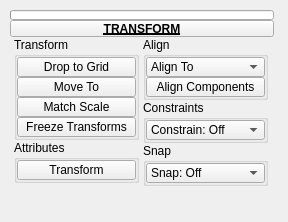
<?xml version="1.0" encoding="UTF-8"?>
<ui version="4.0">
 <class>QtUi</class>
 <widget class="QMainWindow" name="QtUi">
  <property name="enabled">
   <bool>true</bool>
  </property>
  <property name="geometry">
   <rect>
    <x>0</x>
    <y>0</y>
    <width>288</width>
    <height>222</height>
   </rect>
  </property>
  <property name="minimumSize">
   <size>
    <width>111</width>
    <height>0</height>
   </size>
  </property>
  <property name="maximumSize">
   <size>
    <width>999</width>
    <height>999</height>
   </size>
  </property>
  <property name="windowTitle">
   <string>Toolkit</string>
  </property>
  <property name="tabShape">
   <enum>QTabWidget::Triangular</enum>
  </property>
  <property name="dockNestingEnabled">
   <bool>true</bool>
  </property>
  <property name="dockOptions">
   <set>QMainWindow::AllowNestedDocks|QMainWindow::AllowTabbedDocks|QMainWindow::AnimatedDocks|QMainWindow::ForceTabbedDocks</set>
  </property>
  <widget class="QWidget" name="mainWindow">
   <widget class="QWidget" name="layoutWidget_2">
    <property name="geometry">
     <rect>
      <x>10</x>
      <y>10</y>
      <width>264</width>
      <height>181</height>
     </rect>
    </property>
    <layout class="QGridLayout" name="gridLayout_2">
     <property name="spacing">
      <number>0</number>
     </property>
     <item row="1" column="1" colspan="2">
      <widget class="PushButtonDraggable" name="draggable_header">
       <property name="minimumSize">
        <size>
         <width>19</width>
         <height>17</height>
        </size>
       </property>
       <property name="maximumSize">
        <size>
         <width>999</width>
         <height>17</height>
        </size>
       </property>
       <property name="font">
        <font>
         <weight>75</weight>
         <bold>true</bold>
         <underline>true</underline>
        </font>
       </property>
       <property name="text">
        <string>TRANSFORM</string>
       </property>
       <property name="checkable">
        <bool>true</bool>
       </property>
      </widget>
     </item>
     <item row="2" column="1" colspan="2">
      <layout class="QGridLayout" name="gridLayout"/>
     </item>
     <item row="3" column="1" colspan="2">
      <layout class="QHBoxLayout" name="horizontalLayout">
       <item>
        <layout class="QVBoxLayout" name="verticalLayout">
         <property name="spacing">
          <number>0</number>
         </property>
         <item>
          <widget class="QGroupBox" name="Transform">
           <property name="minimumSize">
            <size>
             <width>125</width>
             <height>0</height>
            </size>
           </property>
           <property name="maximumSize">
            <size>
             <width>125</width>
             <height>999</height>
            </size>
           </property>
           <property name="title">
            <string>Transform</string>
           </property>
           <layout class="QVBoxLayout" name="verticalLayout_3">
            <property name="spacing">
             <number>0</number>
            </property>
            <property name="leftMargin">
             <number>0</number>
            </property>
            <property name="topMargin">
             <number>0</number>
            </property>
            <property name="rightMargin">
             <number>0</number>
            </property>
            <property name="bottomMargin">
             <number>0</number>
            </property>
            <item>
             <widget class="PushButton" name="tb000">
              <property name="enabled">
               <bool>true</bool>
              </property>
              <property name="sizePolicy">
               <sizepolicy hsizetype="Preferred" vsizetype="Fixed">
                <horstretch>0</horstretch>
                <verstretch>0</verstretch>
               </sizepolicy>
              </property>
              <property name="minimumSize">
               <size>
                <width>0</width>
                <height>20</height>
               </size>
              </property>
              <property name="maximumSize">
               <size>
                <width>999</width>
                <height>20</height>
               </size>
              </property>
              <property name="toolTip">
               <string>Move selected object to grid.</string>
              </property>
              <property name="layoutDirection">
               <enum>Qt::LeftToRight</enum>
              </property>
              <property name="text">
               <string>Drop to Grid</string>
              </property>
             </widget>
            </item>
            <item>
             <widget class="QPushButton" name="b005">
              <property name="enabled">
               <bool>true</bool>
              </property>
              <property name="sizePolicy">
               <sizepolicy hsizetype="Preferred" vsizetype="Fixed">
                <horstretch>0</horstretch>
                <verstretch>0</verstretch>
               </sizepolicy>
              </property>
              <property name="minimumSize">
               <size>
                <width>0</width>
                <height>20</height>
               </size>
              </property>
              <property name="maximumSize">
               <size>
                <width>999</width>
                <height>20</height>
               </size>
              </property>
              <property name="toolTip">
               <string>Move selected object(s) to last selected.</string>
              </property>
              <property name="text">
               <string>Move To</string>
              </property>
              <property name="iconSize">
               <size>
                <width>18</width>
                <height>18</height>
               </size>
              </property>
              <property name="autoDefault">
               <bool>false</bool>
              </property>
              <property name="default">
               <bool>false</bool>
              </property>
              <property name="flat">
               <bool>false</bool>
              </property>
             </widget>
            </item>
            <item>
             <widget class="QPushButton" name="b001">
              <property name="enabled">
               <bool>true</bool>
              </property>
              <property name="sizePolicy">
               <sizepolicy hsizetype="Preferred" vsizetype="Fixed">
                <horstretch>0</horstretch>
                <verstretch>0</verstretch>
               </sizepolicy>
              </property>
              <property name="minimumSize">
               <size>
                <width>0</width>
                <height>20</height>
               </size>
              </property>
              <property name="maximumSize">
               <size>
                <width>999</width>
                <height>20</height>
               </size>
              </property>
              <property name="toolTip">
               <string>&lt;html&gt;&lt;head/&gt;&lt;body&gt;&lt;p&gt;Match the first selected object to the combined bounding box scale of any additional selected objects.&lt;/p&gt;&lt;/body&gt;&lt;/html&gt;</string>
              </property>
              <property name="text">
               <string>Match Scale</string>
              </property>
              <property name="iconSize">
               <size>
                <width>18</width>
                <height>18</height>
               </size>
              </property>
              <property name="autoDefault">
               <bool>false</bool>
              </property>
              <property name="default">
               <bool>false</bool>
              </property>
              <property name="flat">
               <bool>false</bool>
              </property>
             </widget>
            </item>
            <item>
             <widget class="QPushButton" name="b002">
              <property name="enabled">
               <bool>true</bool>
              </property>
              <property name="sizePolicy">
               <sizepolicy hsizetype="Preferred" vsizetype="Fixed">
                <horstretch>0</horstretch>
                <verstretch>0</verstretch>
               </sizepolicy>
              </property>
              <property name="minimumSize">
               <size>
                <width>0</width>
                <height>20</height>
               </size>
              </property>
              <property name="maximumSize">
               <size>
                <width>999</width>
                <height>20</height>
               </size>
              </property>
              <property name="toolTip">
               <string>Freeze transformations on any selected objects</string>
              </property>
              <property name="text">
               <string>Freeze Transforms</string>
              </property>
              <property name="iconSize">
               <size>
                <width>18</width>
                <height>18</height>
               </size>
              </property>
              <property name="autoDefault">
               <bool>false</bool>
              </property>
              <property name="default">
               <bool>false</bool>
              </property>
              <property name="flat">
               <bool>false</bool>
              </property>
             </widget>
            </item>
           </layout>
          </widget>
         </item>
         <item>
          <widget class="QGroupBox" name="transfer_crease_sets_2">
           <property name="minimumSize">
            <size>
             <width>125</width>
             <height>0</height>
            </size>
           </property>
           <property name="maximumSize">
            <size>
             <width>125</width>
             <height>999</height>
            </size>
           </property>
           <property name="title">
            <string>Attributes</string>
           </property>
           <layout class="QVBoxLayout" name="verticalLayout_7">
            <property name="spacing">
             <number>0</number>
            </property>
            <property name="leftMargin">
             <number>0</number>
            </property>
            <property name="topMargin">
             <number>0</number>
            </property>
            <property name="rightMargin">
             <number>0</number>
            </property>
            <property name="bottomMargin">
             <number>0</number>
            </property>
            <item>
             <widget class="QPushButton" name="b000">
              <property name="minimumSize">
               <size>
                <width>0</width>
                <height>20</height>
               </size>
              </property>
              <property name="maximumSize">
               <size>
                <width>999</width>
                <height>20</height>
               </size>
              </property>
              <property name="palette">
               <palette>
                <active>
                 <colorrole role="Highlight">
                  <brush brushstyle="SolidPattern">
                   <color alpha="255">
                    <red>80</red>
                    <green>138</green>
                    <blue>255</blue>
                   </color>
                  </brush>
                 </colorrole>
                </active>
                <inactive>
                 <colorrole role="Highlight">
                  <brush brushstyle="SolidPattern">
                   <color alpha="255">
                    <red>80</red>
                    <green>138</green>
                    <blue>255</blue>
                   </color>
                  </brush>
                 </colorrole>
                </inactive>
                <disabled>
                 <colorrole role="Highlight">
                  <brush brushstyle="SolidPattern">
                   <color alpha="255">
                    <red>51</red>
                    <green>153</green>
                    <blue>255</blue>
                   </color>
                  </brush>
                 </colorrole>
                </disabled>
               </palette>
              </property>
              <property name="toolTip">
               <string>&lt;html&gt;&lt;head/&gt;&lt;body&gt;&lt;p&gt;List transform attributes for the currently selected object.&lt;/p&gt;&lt;/body&gt;&lt;/html&gt;</string>
              </property>
              <property name="text">
               <string>Transform</string>
              </property>
              <property name="autoDefault">
               <bool>true</bool>
              </property>
              <property name="default">
               <bool>false</bool>
              </property>
              <property name="flat">
               <bool>false</bool>
              </property>
              <property name="bnabled" stdset="0">
               <bool>true</bool>
              </property>
             </widget>
            </item>
           </layout>
          </widget>
         </item>
         <item>
          <spacer name="verticalSpacer">
           <property name="orientation">
            <enum>Qt::Vertical</enum>
           </property>
           <property name="sizeHint" stdset="0">
            <size>
             <width>20</width>
             <height>40</height>
            </size>
           </property>
          </spacer>
         </item>
        </layout>
       </item>
       <item>
        <layout class="QVBoxLayout" name="verticalLayout_2">
         <property name="spacing">
          <number>0</number>
         </property>
         <item>
          <widget class="QGroupBox" name="Align">
           <property name="enabled">
            <bool>true</bool>
           </property>
           <property name="minimumSize">
            <size>
             <width>125</width>
             <height>0</height>
            </size>
           </property>
           <property name="maximumSize">
            <size>
             <width>125</width>
             <height>999</height>
            </size>
           </property>
           <property name="title">
            <string>Align</string>
           </property>
           <layout class="QVBoxLayout" name="verticalLayout_4">
            <property name="spacing">
             <number>0</number>
            </property>
            <property name="leftMargin">
             <number>0</number>
            </property>
            <property name="topMargin">
             <number>0</number>
            </property>
            <property name="rightMargin">
             <number>0</number>
            </property>
            <property name="bottomMargin">
             <number>0</number>
            </property>
            <item>
             <widget class="ComboBox" name="cmb002">
              <property name="minimumSize">
               <size>
                <width>0</width>
                <height>20</height>
               </size>
              </property>
              <property name="maximumSize">
               <size>
                <width>999</width>
                <height>20</height>
               </size>
              </property>
              <property name="toolTip">
               <string>Align to objects.</string>
              </property>
              <property name="editable">
               <bool>false</bool>
              </property>
              <property name="sizeAdjustPolicy">
               <enum>QComboBox::AdjustToContents</enum>
              </property>
              <item>
               <property name="text">
                <string>Align To</string>
               </property>
              </item>
             </widget>
            </item>
            <item>
             <widget class="PushButton" name="tb001">
              <property name="enabled">
               <bool>true</bool>
              </property>
              <property name="sizePolicy">
               <sizepolicy hsizetype="Preferred" vsizetype="Fixed">
                <horstretch>0</horstretch>
                <verstretch>0</verstretch>
               </sizepolicy>
              </property>
              <property name="minimumSize">
               <size>
                <width>0</width>
                <height>20</height>
               </size>
              </property>
              <property name="maximumSize">
               <size>
                <width>999</width>
                <height>20</height>
               </size>
              </property>
              <property name="toolTip">
               <string>Align selected vertices/edges along the specified axes.</string>
              </property>
              <property name="text">
               <string>Align Components</string>
              </property>
              <property name="iconSize">
               <size>
                <width>18</width>
                <height>18</height>
               </size>
              </property>
             </widget>
            </item>
           </layout>
          </widget>
         </item>
         <item>
          <widget class="QGroupBox" name="groupBox">
           <property name="minimumSize">
            <size>
             <width>125</width>
             <height>0</height>
            </size>
           </property>
           <property name="maximumSize">
            <size>
             <width>125</width>
             <height>999</height>
            </size>
           </property>
           <property name="title">
            <string>Constraints</string>
           </property>
           <layout class="QVBoxLayout" name="verticalLayout_5">
            <property name="spacing">
             <number>0</number>
            </property>
            <property name="leftMargin">
             <number>0</number>
            </property>
            <property name="topMargin">
             <number>0</number>
            </property>
            <property name="rightMargin">
             <number>0</number>
            </property>
            <property name="bottomMargin">
             <number>0</number>
            </property>
            <item>
             <widget class="ComboBox" name="cmb001">
              <property name="minimumSize">
               <size>
                <width>0</width>
                <height>20</height>
               </size>
              </property>
              <property name="maximumSize">
               <size>
                <width>999</width>
                <height>20</height>
               </size>
              </property>
              <property name="toolTip">
               <string>Transform constraints.</string>
              </property>
              <property name="editable">
               <bool>false</bool>
              </property>
              <property name="sizeAdjustPolicy">
               <enum>QComboBox::AdjustToContents</enum>
              </property>
              <item>
               <property name="text">
                <string>Constrain: Off</string>
               </property>
              </item>
             </widget>
            </item>
           </layout>
          </widget>
         </item>
         <item>
          <widget class="QGroupBox" name="groupBox_2">
           <property name="minimumSize">
            <size>
             <width>125</width>
             <height>0</height>
            </size>
           </property>
           <property name="maximumSize">
            <size>
             <width>125</width>
             <height>999</height>
            </size>
           </property>
           <property name="title">
            <string>Snap</string>
           </property>
           <layout class="QVBoxLayout" name="verticalLayout_6">
            <property name="spacing">
             <number>0</number>
            </property>
            <property name="leftMargin">
             <number>0</number>
            </property>
            <property name="topMargin">
             <number>0</number>
            </property>
            <property name="rightMargin">
             <number>0</number>
            </property>
            <property name="bottomMargin">
             <number>0</number>
            </property>
            <item>
             <widget class="ComboBox" name="cmb003">
              <property name="minimumSize">
               <size>
                <width>0</width>
                <height>20</height>
               </size>
              </property>
              <property name="maximumSize">
               <size>
                <width>999</width>
                <height>20</height>
               </size>
              </property>
              <property name="toolTip">
               <string>Transform tool snap settings.</string>
              </property>
              <property name="editable">
               <bool>false</bool>
              </property>
              <property name="sizeAdjustPolicy">
               <enum>QComboBox::AdjustToContents</enum>
              </property>
              <item>
               <property name="text">
                <string>Snap: Off</string>
               </property>
              </item>
             </widget>
            </item>
           </layout>
          </widget>
         </item>
         <item>
          <spacer name="verticalSpacer_2">
           <property name="orientation">
            <enum>Qt::Vertical</enum>
           </property>
           <property name="sizeHint" stdset="0">
            <size>
             <width>20</width>
             <height>40</height>
            </size>
           </property>
          </spacer>
         </item>
        </layout>
       </item>
      </layout>
     </item>
     <item row="0" column="1" colspan="2">
      <widget class="ProgressBar" name="progressBar_2">
       <property name="sizePolicy">
        <sizepolicy hsizetype="Ignored" vsizetype="Fixed">
         <horstretch>0</horstretch>
         <verstretch>0</verstretch>
        </sizepolicy>
       </property>
       <property name="minimumSize">
        <size>
         <width>0</width>
         <height>10</height>
        </size>
       </property>
       <property name="maximumSize">
        <size>
         <width>16777215</width>
         <height>10</height>
        </size>
       </property>
       <property name="value">
        <number>0</number>
       </property>
       <property name="textVisible">
        <bool>false</bool>
       </property>
      </widget>
     </item>
    </layout>
   </widget>
  </widget>
 </widget>
 <customwidgets>
  <customwidget>
   <class>PushButtonDraggable</class>
   <extends>QPushButton</extends>
   <header>widgets.pushbuttondraggable.h</header>
  </customwidget>
  <customwidget>
   <class>ProgressBar</class>
   <extends>QProgressBar</extends>
   <header>widgets.progressbar.h</header>
  </customwidget>
  <customwidget>
   <class>PushButton</class>
   <extends>QPushButton</extends>
   <header>widgets.pushbutton.h</header>
  </customwidget>
  <customwidget>
   <class>ComboBox</class>
   <extends>QComboBox</extends>
   <header>widgets.combobox.h</header>
  </customwidget>
 </customwidgets>
 <resources/>
 <connections/>
 <designerdata>
  <property name="gridDeltaX">
   <number>5</number>
  </property>
  <property name="gridDeltaY">
   <number>5</number>
  </property>
  <property name="gridSnapX">
   <bool>true</bool>
  </property>
  <property name="gridSnapY">
   <bool>true</bool>
  </property>
  <property name="gridVisible">
   <bool>true</bool>
  </property>
 </designerdata>
</ui>
